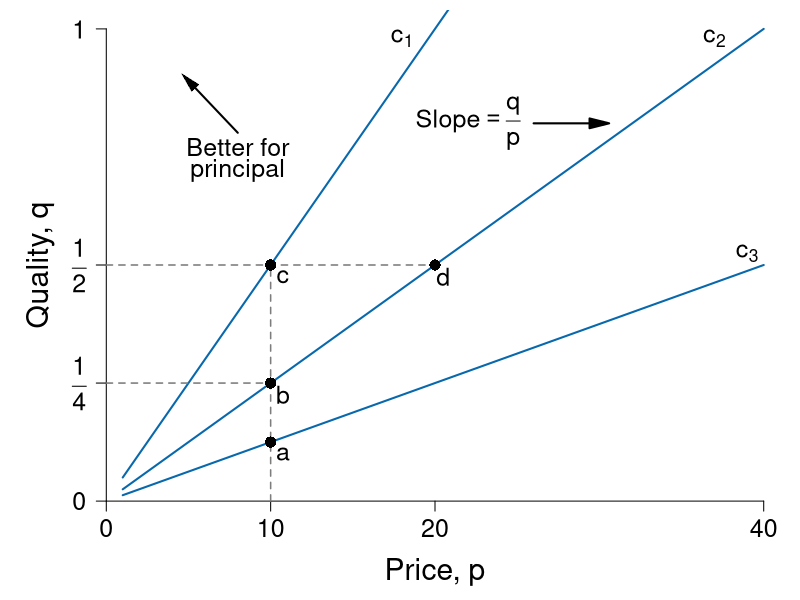

Write the R code that produced this figure.
require(ggplot2)
require(shape)
pdf(file = "information_power/principal_isoprofit.pdf", width = 9, height = 7)

#Set parameters for graphics
axislabelsize <- 1.8
labelsize <- 1.5
namesize <- 1.8
annotatesize <- 1.5
graphlinewidth <- 2
segmentlinewidth <- 1.5

COL <- c("#7fc97f", "#beaed4", "#fdc086", "#ffff99", "#386cb0", "#f0027f", "#bf5b17", "#666666")
COLA <- c("#e0f3db", "#99d8c9","#66c2a4","#41ae76", "#238b45", "#005824")
COLB <- c("#c6dbef", "#4eb3d3", "#2b8cbe", "#0868ac","#084081")
COLC <- c("#fcfbfd", "#efedf5", "#dadaeb", "#bcbddc", "#9e9ac8", "#807dba", "#6a51a3", "#54278f", "#3f007d")
grays <- gray.colors(25, start = 1, end = 0)

solowCondition <- function(p, delta = 5, slope = 8){
  (p*(1/(slope*delta)))
}

par(mar =  c(4, 4, 0.5, 0.5))
xlims <- c(0, 40)
ylims <- c(0, 1)


plot(0, 0, xlim = xlims, ylim = ylims, type = "n",
     xlab = "",
     ylab = "",
     xaxt = "n", yaxt = "n", cex.lab = axislabelsize, bty = "n")

npts <- 500 
npts2 <- 501
#Specify the sequences of points for graphing. 
xx1 <- seq(10, xlims[2], length.out = npts)
xx2 <- seq(1, xlims[2], length.out = npts)

#Draw the lines for the graphs
lines(xx2, solowCondition(xx2, delta = 5, slope = 4), col = COLB[4], lwd = graphlinewidth)
lines(xx2, solowCondition(xx2, delta = 5), col = COLB[4], lwd = graphlinewidth)
lines(xx2, solowCondition(xx2, delta = 5, slope = 16), col = COLB[4], lwd = graphlinewidth)

#Customize ticks and labels for the plot
ticksy <- c(0, NA, 0.25, 0.5, 1)
ylabels <- c(0, NA,expression(paste(frac(1,4))),expression(paste(frac(1,2))), 1)
ticksx <- c(0, 10, 20, 40)
xlabels <- c(0, 10, 20, 40)
axis(1, at = ticksx, pos = 0, labels = xlabels, cex.axis = annotatesize)
axis(2, at = ticksy, pos = 0, labels = ylabels, las = 1, cex.axis = annotatesize)

mtext(expression(paste("Price, ", p)), side=1, line = 2.5, cex = axislabelsize)
text(-4, ylims[2] - 0.5*(ylims[2] - ylims[1]), expression(paste("Quality, ", q)), xpd = TRUE, cex = axislabelsize, srt = 90) 


#Annotation of the three graphs and the NE
# text(18, 0.98, expression(paste(pi[3])), cex = annotatesize)
# text(37, 0.98, expression(paste(pi[2])), cex = annotatesize)
# text(39, 0.525, expression(paste(pi[1])), cex = annotatesize)
text(18, 0.98, expression(paste(c[1])), cex = annotatesize)
text(37, 0.98, expression(paste(c[2])), cex = annotatesize)
text(39, 0.525, expression(paste(c[3])), cex = annotatesize)

#Lines for the coordinates of the Nash equilbrium
segments(0, 0.5, 20, 0.5, lty = 2, col = grays[20], lwd = segmentlinewidth)
segments(10, 0, 10, 0.5, lty = 2, col = grays[20], lwd = segmentlinewidth)
segments(0, 0.25, 10, 0.25, lty = 2, col = grays[20], lwd = segmentlinewidth)
#segments(0, 0.125, 10, 0.125, lty = 2, col = grays[20], lwd = segmentlinewidth)

#Add a point for the NE
points(20, 0.5, pch = 16, col = "black", cex = 1.5)
text(20 + 0.5, 0.5 - 0.025, expression(paste(d)), cex = annotatesize)

points(10, 0.5, pch = 16, col = "black", cex = 1.5)
text(10 + 0.75, 0.5 - 0.025, expression(paste(c)), cex = annotatesize)

points(10, 0.25, pch = 16, col = "black", cex = 1.5)
text(10 + 0.75, 0.25  - 0.025, expression(paste(b)), cex = annotatesize)

points(10, 0.125, pch = 16, col = "black", cex = 1.5)
text(10 + 0.75, 0.125 - 0.025, expression(paste(a)), cex = annotatesize)

#Arrow to Slope of BRF
# Arrows(14.2, 0.12, 12.2, 0.12, col = "black", lty = 1, lwd = 2, arr.type = "triangle")
# text(16.8, 0.12, expression(paste("Slope = ", q[p])))

#Arrow to Slope of isoprofit
Arrows(26, 0.80, 30, 0.80, col = "black", lty = 1, lwd = 2, arr.type = "triangle")
text(22, 0.80, expression(paste("Slope", phantom() == frac(q, p))), cex = annotatesize)

text(8, 0.75, expression("Better for"), cex = labelsize)
text(8, 0.7, expression("principal"), cex = labelsize)
Arrows(8, 0.78, 5, 0.89, col = "black", lty = 1, lwd = 2, arr.type = "triangle", arr.lwd = 0.5)


#Arrows(20, 0.15, 25, 0.22, col = "black", lty = 1, lwd = 2, arr.type = "triangle")
#text(22, 0.10, expression(paste("Better for principal")), cex = annotatesize)



dev.off()
